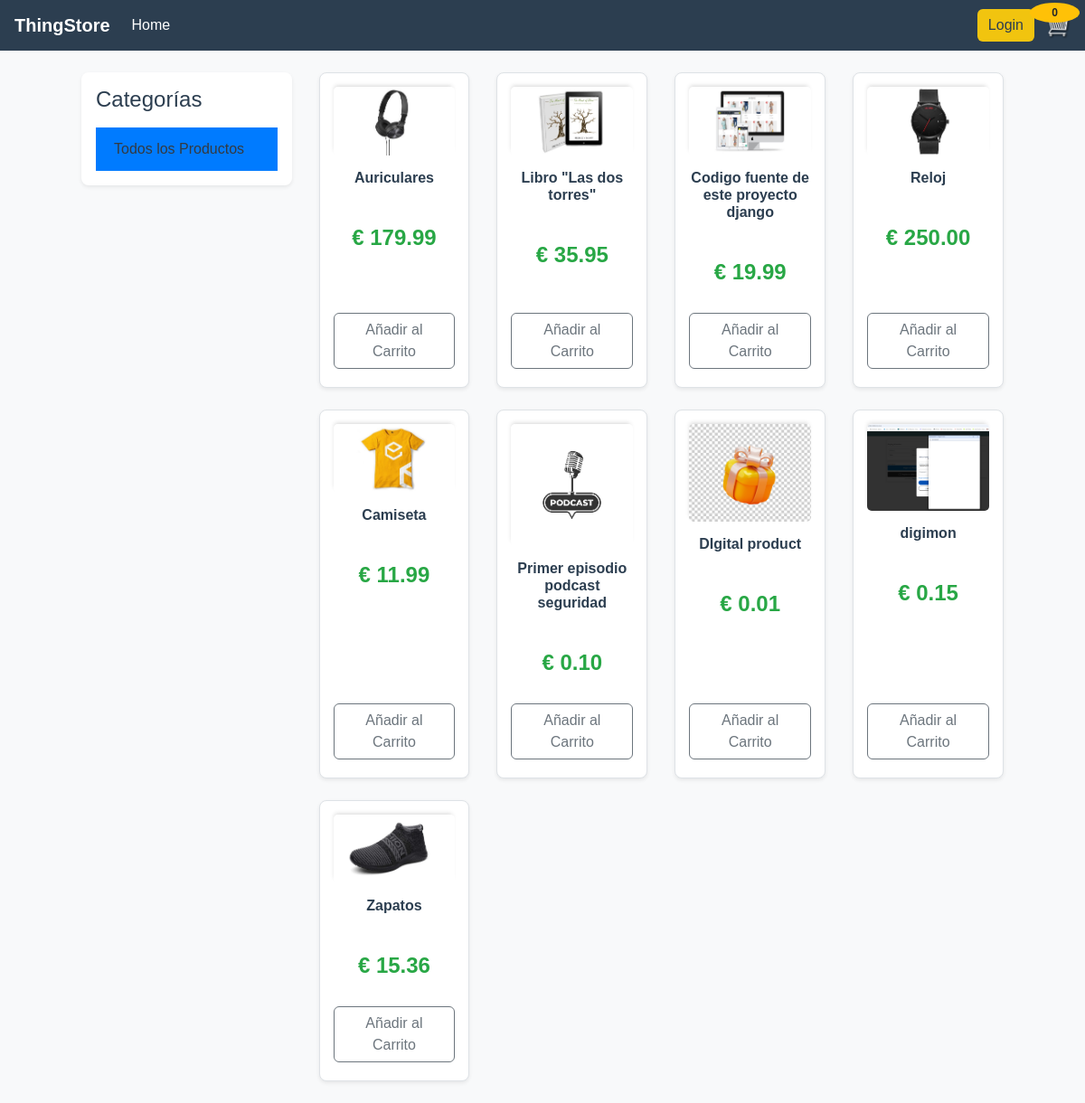
/, run on an earlier commit of the app's database.
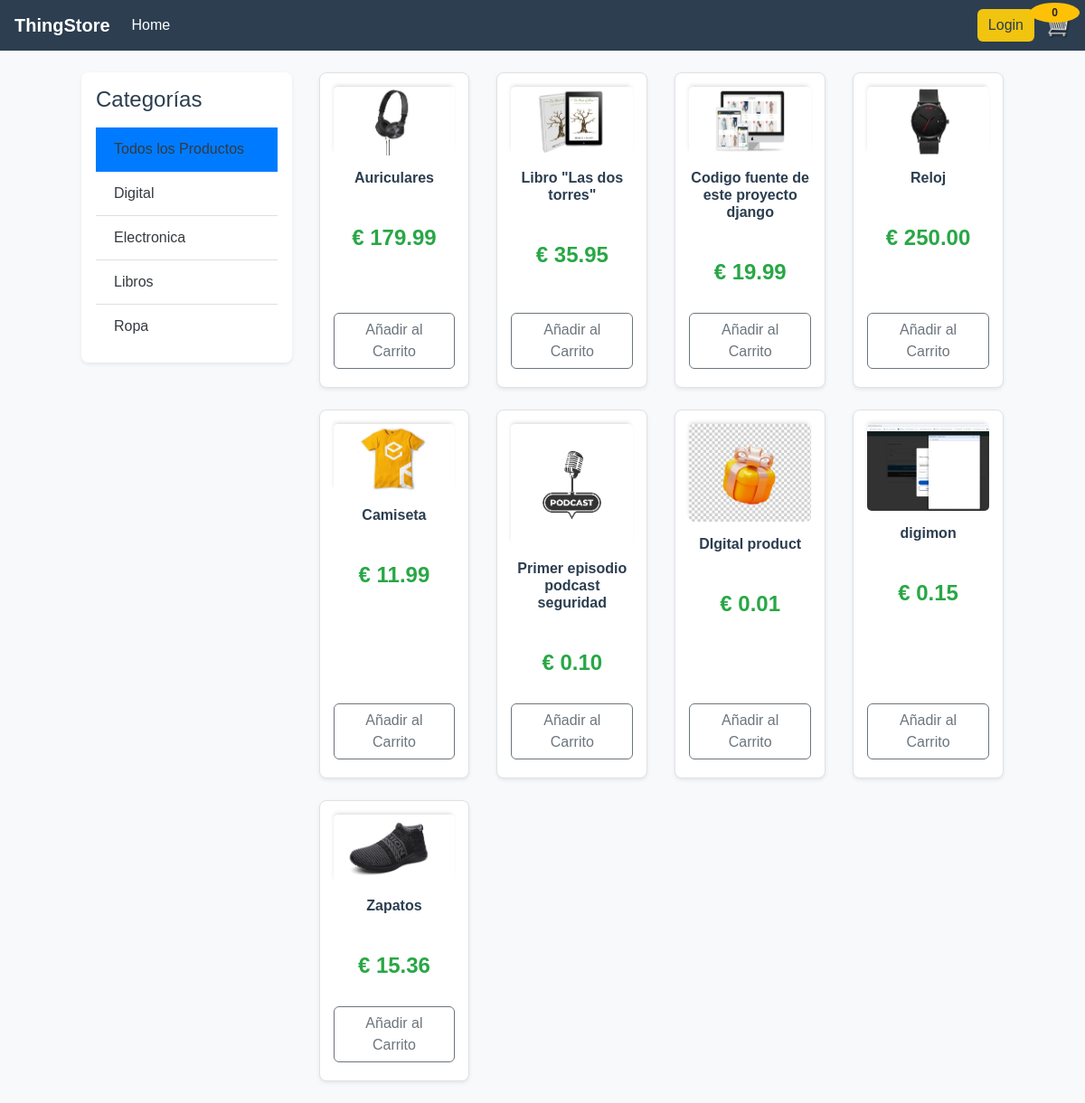
And on a later commit of the database.
### store/models.py (models this page shows, shortened)
class Product(models.Model):
    name = models.CharField(max_length=200)
    price = models.DecimalField(max_digits=10, decimal_places=2)
    digital = models.BooleanField(default=False, null=True, blank=True)
    image = models.ImageField(null=True, blank=True, upload_to='product_images/')
    digital_file = models.FileField(upload_to='digital_products/', null=True, blank=True)
    subcategory = models.ForeignKey(SubCategory, on_delete=models.SET_NULL, null=True, blank=True, related_name='products', verbose_name="Subcategoría")
    @property
    def imageURL(self):
        try:
            url = self.image.url
        except ValueError:
            url = ''
        return url

class Category(models.Model):
    name = models.CharField(max_length=200, unique=True, verbose_name="Nombre de Categoría")
    slug = models.SlugField(max_length=200, unique=True, verbose_name="Slug (para URL)")
    class Meta:
        verbose_name = "Categoría"
        verbose_name_plural = "Categorías"
        ordering = ['name'] # Ordenar alfabéticamente por nombre

### store/views.py (the view)
# urls.py: path('', include('store.urls')),
def store(request, category_slug=None, subcategory_slug=None):
    data = cartData(request)
    cartItems = data['cartItems']
    order = data['order']
    products = Product.objects.all()  # Empezamos con todos los productos
    selected_category = None
    selected_subcategory = None
    if subcategory_slug:
        selected_subcategory = get_object_or_404(SubCategory, slug=subcategory_slug)
        products = products.filter(subcategory=selected_subcategory)
        selected_category = selected_subcategory.category  # Asegurarse de tener también la categoría principal
    elif category_slug:
        selected_category = get_object_or_404(Category, slug=category_slug)
        products = products.filter(subcategory__category=selected_category)
    categories = Category.objects.all().order_by('name')
    subcategories = []
    if selected_category:
        subcategories = selected_category.subcategories.all().order_by('name')
    context = {
        'products': products,
        'cartItems': cartItems,
        'selected_category': selected_category,  # Para resaltar la categoría activa en la plantilla
        'selected_subcategory': selected_subcategory,  # Para resaltar la subcategoría activa
        'categories': categories,  # Todas las categorías para la navegación principal
        'subcategories': subcategories,  # Subcategorías de la categoría seleccionada (o vacía)
    }
    return render(request, 'store/store.html', context)

### store/utils.py (called while the page is built, shortened)
def cookieCart(request):
    try:
        cart = json.loads(request.COOKIES.get('cart', '{}'))
    except json.JSONDecodeError:
        cart = {}
    items = []
    order = {'get_cart_total': Decimal('0.00'), 'get_cart_items': 0, 'shipping': False}
    cartItems = 0
    return {'cartItems': cartItems, 'order': order, 'items': items}

### store/templates/store/store.html (shortened to what this page needs)
{% extends 'store/main.html' %}
{% load static %}
{% block content %}
    <div class="row">
        <div class="col-lg-3 col-md-4">
            <div class="box-element p-3 mb-4">
                <h4 class="mb-3">Categorías</h4>
                <ul class="list-group list-group-flush">
                    <li class="list-group-item {% if not selected_category %}active{% endif %}">
                        <a href="{% url 'store' %}" class="text-decoration-none text-dark">
                            Todos los Productos
                        </a>
                    </li>
                    {% for cat in categories %}
                        <li class="list-group-item {% if selected_category and selected_category.slug == cat.slug %}active{% endif %}">
                            <a href="{% url 'products_by_category' cat.slug %}" class="text-decoration-none text-dark">
                                {{ cat.name }}
                            </a>
                        </li>
                    {% endfor %}
                </ul>
            </div>
        </div>
        <div class="col-lg-9 col-md-8">
            <div class="row">
                {% for product in products %}
                    <div class="col-lg-3 col-md-6 col-sm-6 mb-4">
                        <div class="box-element product-item">
                            <img class="thumbnail" src="{{ product.imageURL }}">
                            <div class="product-info">
                                <h6><strong>{{ product.name }}</strong></h6>
                                <h4 style="display: inline-block; float: right"><strong>€ {{ product.price|floatformat:2 }}</strong></h4>
                                <button data-product="{{ product.id }}" data-action="add" class="btn btn-outline-secondary add-btn update-cart">Añadir al Carrito</button>
                            </div>
                        </div>
                    </div>
                {% empty %}
                    <div class="col-12 text-center mt-5">
                        <p class="lead">No hay productos disponibles en esta sección.</p>
                        <a href="{% url 'store' %}" class="btn btn-primary mt-3">Ver todos los productos</a>
                    </div>
                {% endfor %}
            </div>
        </div>
    </div>
{% endblock content %}

What changed in the data, as far as the page shows it:
added Category: name "Digital"
added Category: name "Electronica"
added Category: name "Libros"
added Category: name "Ropa"
